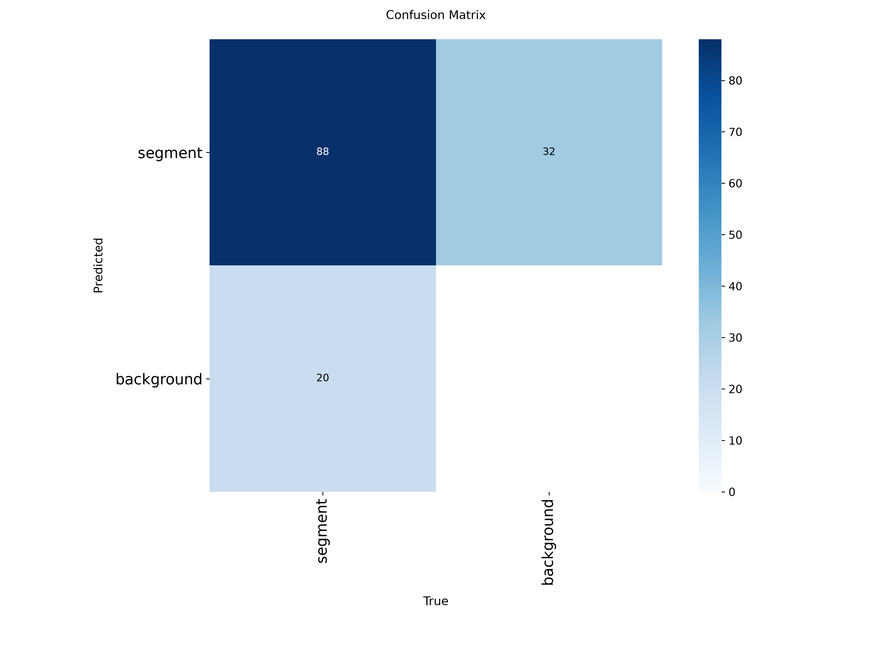
#> input picture backend/runs/detect/val-2/confusion_matrix.png, 872 x 654 px, shrunk from 3000 x 2250 before the run, found by its file name
$ jupyter execute --allow-errors 05_eda_layout_data.ipynb
#> lines starting #> are read from the running program, lines starting #| are printed output that depends on the picture
# 📊 EDA – DocLayout-YOLO × layout_data

**Model**: DocLayout-YOLOv10m (640px)
**Dataset**: `models/doclayout-yolo/layout_data` — **bộ data lớn hơn, 3 classes**
**Mục tiêu**: Phân tích dataset layout_data và kết quả training trên 3 class: `table`, `photo`, `text`

| | DocLayout-YOLO × layout_data |
|---|---|
| **Dataset** | layout_data (3038 train / 382 val) |
| **Classes** | 3: `table`, `photo`, `text` |
| **Model** | DocLayout-YOLOv10m (pretrained DocStructBench) |
| **Epochs** | 100 (val mỗi 5 epoch) |
| **Optimizer** | SGD, lr0=0.01 |

---
**Sections:**
1. Dataset Overview – layout_data (3 classes, phân bố bbox)
2. Class Distribution & Imbalance Analysis
3. Training Curves – Loss & Metrics
4. Val Evaluation Results (confusion matrix, PR/F1 curves)
5. Per-class Performance
6. Kết luận

[cell 1]
import os, re, json
import numpy as np
import pandas as pd
import matplotlib.pyplot as plt
import matplotlib.patches as mpatches
import seaborn as sns
from collections import Counter
from pathlib import Path
from PIL import Image

sns.set_theme(style='whitegrid')
plt.rcParams.update({'figure.dpi': 120, 'font.size': 11, 'axes.titlesize': 13})

ROOT       = Path('..')
DOC_ROOT   = ROOT / 'models/doclayout-yolo'
DATASET    = DOC_ROOT / 'layout_data'
TRAIN_DIR  = DOC_ROOT / 'doclayout-yolo_640 finetune in layout data'
VAL_DIR    = TRAIN_DIR / 'val_results'
RESULTS_CSV = VAL_DIR / 'results.csv'
EVAL_XLSX  = VAL_DIR / 'eval_results.xlsx'

CLASS_NAMES = {0: 'table', 1: 'photo', 2: 'text'}
CLASS_COLORS = {
    'table': '#e74c3c',
    'photo': '#2980b9',
    'text':  '#27ae60',
}

print('✅ Setup OK')
print(f'   Dataset:  {DATASET.resolve()}')
print(f'   CSV:      {RESULTS_CSV.exists()}')
print(f'   XLSX:     {EVAL_XLSX.exists()}')
print(f'   Val imgs: {len(list((VAL_DIR).glob("*.jpg")))} files')

---
## 1. Dataset Overview – layout_data

[cell 2]
def read_labels(lbl_dir):
    lbl_dir = Path(lbl_dir)
    if not lbl_dir.exists():
        return pd.DataFrame(columns=['cls','cx','cy','w','h','img']), []
    records, per_img = [], []
    for f in sorted(lbl_dir.glob('*.txt')):
        lines = [l.strip() for l in f.read_text().splitlines() if l.strip()]
        per_img.append(len(lines))
        for l in lines:
            p = list(map(float, l.split()))
            records.append({'cls':int(p[0]),'cx':p[1],'cy':p[2],'w':p[3],'h':p[4],'img':f.stem})
    if not records:
        return pd.DataFrame(columns=['cls','cx','cy','w','h','img']), per_img
    return pd.DataFrame(records), per_img

splits = {}
for split in ['train', 'val']:
    df, ppi = read_labels(DATASET / 'labels' / split)
    img_files = list((DATASET / 'images' / split).glob('*'))
    df['class_name'] = df['cls'].map(CLASS_NAMES)
    df['ar'] = df['w'] / df['h'].replace(0, np.nan)
    df['area'] = df['w'] * df['h']
    splits[split] = {'df': df, 'ppi': ppi, 'n_imgs': len(img_files)}

df_all = pd.concat([splits[s]['df'] for s in splits], ignore_index=True)

print('=== layout_data Stats ===')
#> (the rest of this cell did not finish here and is left out)

[cell 3]
fig, axes = plt.subplots(1, 3, figsize=(17, 5))

# 1.1: Images & bbox count per split
ax = axes[0]
split_names = ['train', 'val']
x = np.arange(2); w = 0.35
b1 = ax.bar(x-w/2, [splits[s]['n_imgs'] for s in split_names], w,
            label='Images', color='#3498db', alpha=0.85)
b2 = ax.bar(x+w/2, [len(splits[s]['df']) for s in split_names], w,
            label='BBox', color='#e67e22', alpha=0.85)
ax.set_xticks(x); ax.set_xticklabels(['Train', 'Val'])
ax.set_title('layout_data – Images & BBox per Split')
ax.legend(fontsize=9)
for bar in [*b1, *b2]:
    ax.text(bar.get_x()+bar.get_width()/2, bar.get_height()+100,
            f'{int(bar.get_height()):,}', ha='center', va='bottom', fontsize=9)

# 1.2: BBox/img distribution (violin)
ax = axes[1]
ppi_data = {s: splits[s]['ppi'] for s in split_names}
bplot = ax.boxplot(
    [ppi_data[s] for s in split_names],
    tick_labels=['Train', 'Val'],
    patch_artist=True,
    medianprops=dict(color='white', linewidth=2)
)
for patch, color in zip(bplot['boxes'], ['#3498db','#e67e22']):
    patch.set_facecolor(color); patch.set_alpha(0.75)
ax.set_ylabel('BBox per Image')
ax.set_title('BBox per Image Distribution\n(median, IQR, outliers)')
for i, s in enumerate(split_names, 1):
    ax.text(i, np.median(ppi_data[s])+0.5, f'med={np.median(ppi_data[s]):.0f}',
            ha='center', fontsize=9, color='white', fontweight='bold')
ax.grid(alpha=0.4)

# 1.3: BBox size heatmap (w vs h)
ax = axes[2]
h2d, xedges, yedges = np.histogram2d(
    df_all['w'].clip(0,1), df_all['h'].clip(0,1), bins=30
)
im = ax.imshow(h2d.T, origin='lower', aspect='auto',
               extent=[xedges[0], xedges[-1], yedges[0], yedges[-1]],
               cmap='YlOrRd')
plt.colorbar(im, ax=ax, label='Count')
ax.set_xlabel('Width (normalized)'); ax.set_ylabel('Height (normalized)')
ax.set_title('BBox Size Heatmap (W × H)\n(3 classes combined)')
ax.plot([0,1],[0,1],'b--',alpha=0.4,lw=1,label='AR=1')
ax.legend(fontsize=8)

plt.suptitle('Section 1 – Dataset Overview: layout_data (3420 imgs, 3 classes)',
             fontsize=14, fontweight='bold', y=1.02)
plt.tight_layout()
plt.savefig('eda_layout_s1_overview.png', bbox_inches='tight', dpi=120)
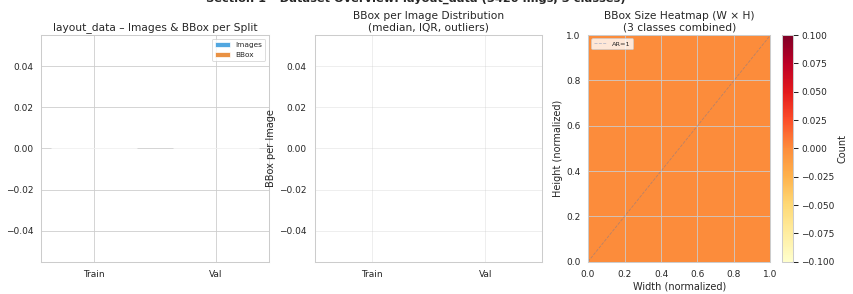
#> figure drawn by matplotlib, 4 panels
plt.show()
print('Saved: eda_layout_s1_overview.png')

---
## 2. Class Distribution & Imbalance

[cell 4]
fig, axes = plt.subplots(1, 3, figsize=(17, 5))

# 2.1: Class count bar
ax = axes[0]
cls_order = ['text', 'photo', 'table']
cls_counts_train = splits['train']['df']['class_name'].value_counts()
cls_counts_val   = splits['val']['df']['class_name'].value_counts()
x = np.arange(3); w = 0.35
cols = [CLASS_COLORS[c] for c in cls_order]
b1 = ax.bar(x-w/2, [cls_counts_train.get(c,0) for c in cls_order], w,
            label='Train', color=cols, alpha=0.9)
b2 = ax.bar(x+w/2, [cls_counts_val.get(c,0) for c in cls_order], w,
            label='Val',   color=cols, alpha=0.45, edgecolor=cols, lw=2)
ax.set_xticks(x); ax.set_xticklabels(cls_order)
ax.set_ylabel('BBox count'); ax.legend(fontsize=9)
ax.set_title('Class BBox Count (train vs val)')
for bar in [*b1, *b2]:
    if bar.get_height() > 0:
        ax.text(bar.get_x()+bar.get_width()/2, bar.get_height()+200,
                f'{int(bar.get_height()):,}', ha='center', va='bottom', fontsize=8)

# 2.2: Class imbalance pie
ax = axes[1]
cls_all_counts = df_all['class_name'].value_counts()
wedge_colors = [CLASS_COLORS[c] for c in cls_all_counts.index]
#> (the rest of this cell did not finish here and is left out)

[cell 5]
# BBox spatial heatmap per class (centre distribution)
fig, axes = plt.subplots(1, 3, figsize=(17, 5))
for ax, cls in zip(axes, cls_order):
    sub = df_all[df_all['class_name']==cls]
    h2d, xe, ye = np.histogram2d(sub['cx'].clip(0,1), sub['cy'].clip(0,1), bins=25)
    im = ax.imshow(h2d.T, origin='lower', aspect='auto',
                   extent=[0,1,0,1], cmap='hot_r')
    plt.colorbar(im, ax=ax, label='Count')
    ax.set_xlabel('Center X'); ax.set_ylabel('Center Y')
    n = len(sub)
    ax.set_title(f'BBox Centre Heatmap – "{cls}"\n({n:,} bbox)',
                 color=CLASS_COLORS[cls], fontweight='bold')
    ax.invert_yaxis()

plt.suptitle('Section 2b – Spatial Distribution of BBox Centres per Class',
             fontsize=13, fontweight='bold')
plt.tight_layout()
plt.savefig('eda_layout_s2b_spatial.png', bbox_inches='tight', dpi=120)
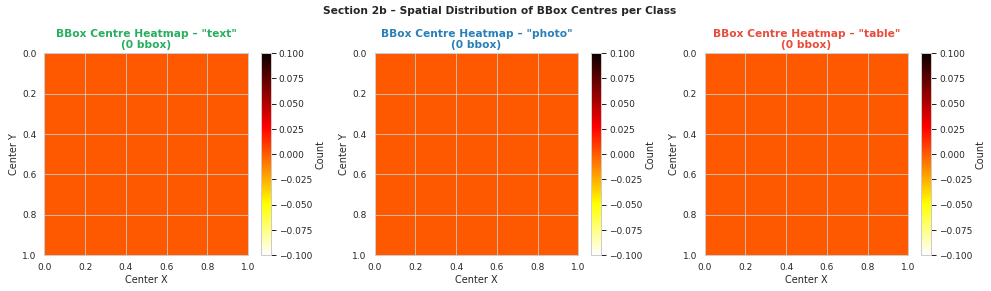
#> figure drawn by matplotlib, 6 panels
plt.show()
print('Saved: eda_layout_s2b_spatial.png')

---
## 3. Training Curves

#> (a cell that did not finish here is left out)

[cell 7]
fig, axes = plt.subplots(2, 3, figsize=(18, 10))

TEAL  = '#16a085'
PURPLE = '#8e44ad'
RED   = '#e74c3c'
BLUE  = '#2980b9'

# ── 3.1: mAP50 ─────────────────────────────────────────────────────────
ax = axes[0,0]
#> (the rest of this cell did not finish here and is left out)

---
## 4. Val Evaluation – Confusion Matrix & Curves

[cell 8]
# 4.1: Confusion matrices
fig, axes = plt.subplots(1, 2, figsize=(14, 6))
for ax, fname, title in [
    (axes[0], 'confusion_matrix.png', 'Confusion Matrix (Raw counts)'),
    (axes[1], 'confusion_matrix_normalized.png', 'Confusion Matrix (Normalized)'),
]:
    img = Image.open(VAL_DIR / fname)
#> img is the input picture: PIL image 872x654 RGBA; mean R, G, B, A 216.2, 226.2, 236, 255
    ax.imshow(img); ax.axis('off'); ax.set_title(title, fontsize=11)

plt.suptitle('Section 4 – DocLayout-YOLO: Confusion Matrix on layout_data val set',
             fontsize=13, fontweight='bold')
plt.tight_layout()
plt.savefig('eda_layout_s4_confusion.png', bbox_inches='tight', dpi=100)
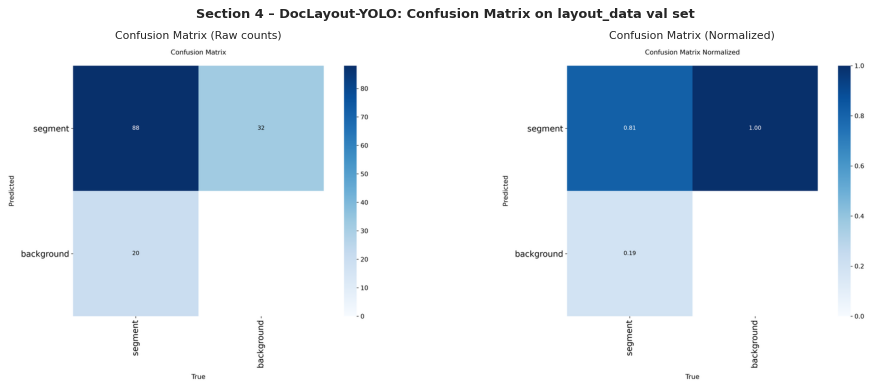
#> figure drawn by matplotlib, 2 panels
plt.show()
print('Saved: eda_layout_s4_confusion.png')
